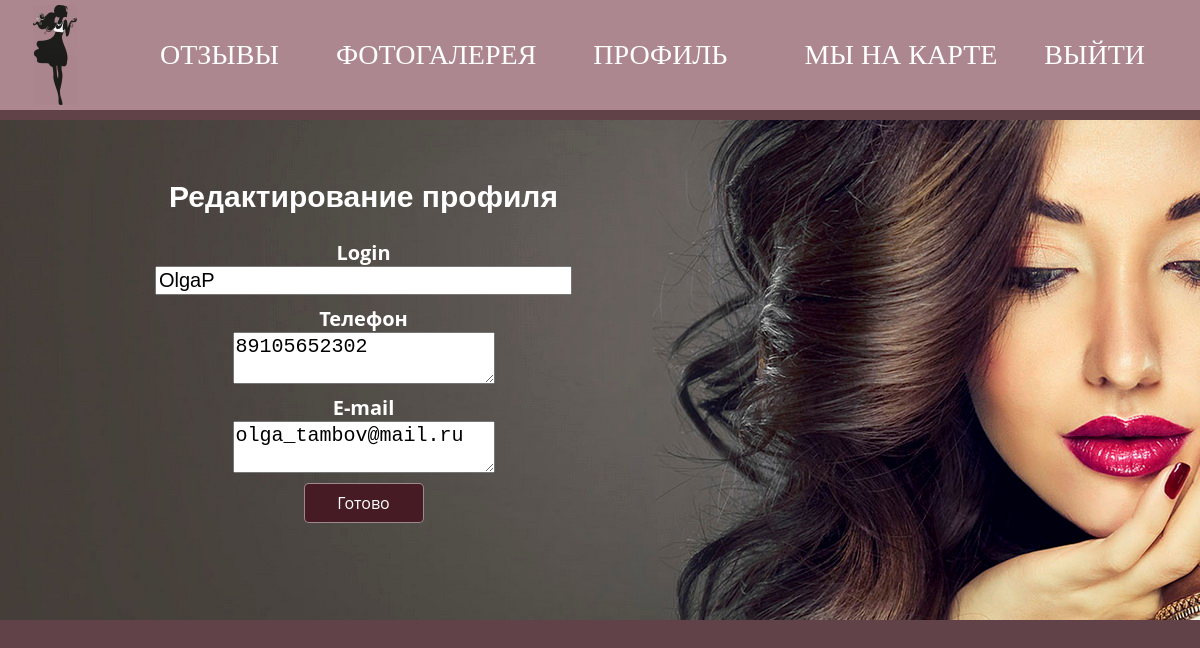
Page /edit_profile (signed in) on the committed database.
### app/models.py (models this page shows, shortened)
class User(UserMixin, db.Model):
    id = db.Column(db.Integer, primary_key=True)
    username = db.Column(db.String(64), index=True, unique=True)
    name = db.Column(db.String(64), index=True, unique=False)
    fullname = db.Column(db.String(64), index=True, unique=False)
    telephone = db.Column(db.String(11), index=True, unique=False)
    email = db.Column(db.String(120), index=True, unique=True)
    password_hash = db.Column(db.String(128))
    posts = db.relationship('Post', backref='author', lazy='dynamic')

### app/routes.py (the view)
@app.route('/edit_profile', methods=['GET', 'POST'])
@login_required
def edit_profile():
    form = EditProfileForm(current_user.username)
    if form.validate_on_submit():
        current_user.username = form.username.data
        current_user.telephone = form.telephone.data
        current_user.email = form.email.data
        db.session.commit()
        flash('Ваши изменения были сохранены.')
        return redirect(url_for('index'))
    elif request.method == 'GET':
        form.username.data = current_user.username
        form.telephone.data = current_user.telephone
        form.email.data = current_user.email
    return render_template('edit_profile.html', title='Редактирование профиля',
                           form=form)

### app/forms.py (shortened to what this page needs)
class EditProfileForm(FlaskForm):
    username = StringField('Login', validators=[DataRequired()])
    telephone = TextAreaField('Телефон', validators=[Length(min=0, max=140)])
    email = TextAreaField('E-mail', validators=[Length(min=0, max=140)])
    submit = SubmitField('Готово')
    def __init__(self, original_username, *args, **kwargs):
        super(EditProfileForm, self).__init__(*args, **kwargs)
        self.original_username = original_username

### app/models.py (called while the page is built)
@login.user_loader
def load_user(id):
    return User.query.get(int(id))

### app/templates/edit_profile.html (shortened to what this page needs)
{% extends "base.html" %}
{% block content %}
<div id = "editPage">
<div class="imagebanner">
    <img id = "indexFon"src="{{ url_for('static', filename='images/Image3.jpg') }}" width="1350" alt="Добро пожаловать">
    <div class="mainContainer">
        <div  class = "editBlock">
            <h1 style="font-size: 30px;">Редактирование профиля</h1>
            <form  class = "formEdit"action="" method="post">
                <div class="centerForm">
                    {{ form.username.label }}<br>
                    {{ form.username(size=32) }}<br>
                </div>
                <div class="centerForm">
                    {{ form.telephone.label }}<br>
                    {{ form.telephone(size=32) }}<br>
                </div>
                <div class="centerForm">
                    {{ form.email.label }}<br>
                    {{ form.email(size=32) }}<br>
                </div>
                <div class="centerForm">{{ form.submit() }}</div>
            </form>
        </div>
    </div>
</div>
</div>
{% endblock %}

### app/static/style.css (style rules this page uses)
body { background-color: #614248; font-family: 'Open Sans', Helvetica, Arial, Verdana, sans-serif; width: 100%; height: 100%; margin: 0px; text-align: justify; }
input[type="submit"] { -webkit-transition: all 0.3s ease; -moz-transition: all 0.3s ease; background:#471B23; border: 1px solid rgba(244, 248, 249, 0.5); border-radius: 5px; color: #FFFFFF; font-size: 16px; padding: 5px; font-family: 'Open Sans', Helvetica, Arial, Verdana, sans-serif; width: 120px; height: 40px; }
.mainContainer { margin: 20px; color: #FFFFFF; }
form { font-size: 16px; font-family: 'Open Sans', Helvetica, Arial, Verdana, sans-serif; }
.editBlock { position: absolute; top: 40px; float: left; left: 150px; color:#FFFFFF; font: bold 25px ChaletE, Sans-Serif; }
.formEdit * { font-size: 20px; }
.centerForm { text-align: center; padding: 5px; }
#editPage { position: fixed; width: 100%; height: 100%; margin: 0px; }
.imagebanner { margin: auto; text-align: center; position: relative; width: 1350px; }

### rows in the picture
User: username "OlgaP", telephone "89105652302", email "olga_tambov@mail.ru"
